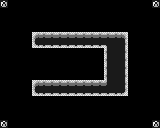

A 2D game scene composited from a Tiled map and its tileset images. What follows is a short description and the map's XML, with every tile layer's data as written:
An orthogonal 20x16 tile map with 8x8 px tiles, 3 tile layers (Background, Collision, Overlap).

<map version="1.0" orientation="orthogonal" renderorder="right-down" width="20" height="16" tilewidth="8" tileheight="8" nextobjectid="1">
 <tileset firstgid="1" name="char_sheet" tilewidth="8" tileheight="8" tilecount="1024">
  <image source="char_sheet.png" width="256" height="256" />
 </tileset>
 <layer name="Background" width="20" height="16">
  <data encoding="csv">
63,0,0,0,0,0,0,0,0,0,0,0,0,0,0,0,0,0,0,63,
0,0,0,0,0,0,0,0,0,0,0,0,0,0,0,0,0,0,0,0,
0,0,0,0,0,0,0,0,0,0,0,0,0,0,0,0,0,0,0,0,
0,0,0,0,0,0,0,0,0,0,0,0,0,0,0,0,0,0,0,0,
0,0,0,0,0,0,0,0,0,0,0,0,0,0,0,0,0,0,0,0,
0,0,0,0,0,0,0,0,0,0,0,0,0,0,0,0,0,0,0,0,
0,0,0,0,0,0,0,0,0,0,0,0,0,0,0,0,0,0,0,0,
0,0,0,0,0,0,0,0,0,0,0,0,0,0,0,0,0,0,0,0,
0,0,0,0,0,0,0,0,0,0,0,0,0,0,0,0,0,0,0,0,
0,0,0,0,0,0,0,0,0,0,0,0,0,0,0,0,0,0,0,0,
0,0,0,0,0,0,0,0,0,0,0,0,0,0,0,0,0,0,0,0,
0,0,0,0,0,0,0,0,0,0,0,0,0,0,0,0,0,0,0,0,
0,0,0,0,0,0,0,0,0,0,0,0,0,0,0,0,0,0,0,0,
0,0,0,0,0,0,0,0,0,0,0,0,0,0,0,0,0,0,0,0,
0,0,0,0,0,0,0,0,0,0,0,0,0,0,0,0,0,0,0,0,
63,0,0,0,0,0,0,0,0,0,0,0,0,0,0,0,0,0,0,63
</data>
 </layer>
 <layer name="Collision" width="20" height="16">
  <data encoding="csv">
0,0,0,0,0,0,0,0,0,0,0,0,0,0,0,0,0,0,0,0,
0,0,0,0,0,0,0,0,0,0,0,0,0,0,0,0,0,0,0,0,
0,0,0,0,0,0,0,0,0,0,0,0,0,0,0,0,0,0,0,0,
0,0,0,0,0,0,0,0,0,0,0,0,0,0,0,0,0,0,0,0,
0,0,0,0,411,412,412,412,412,412,412,412,412,412,412,413,0,0,0,0,
0,0,0,0,475,476,476,476,476,476,476,476,476,348,444,445,0,0,0,0,
0,0,0,0,0,0,0,0,0,0,0,0,0,443,444,445,0,0,0,0,
0,0,0,0,0,0,0,0,0,0,0,0,0,443,444,445,0,0,0,0,
0,0,0,0,0,0,0,0,0,0,0,0,0,443,444,445,0,0,0,0,
0,0,0,0,0,0,0,0,0,0,0,0,0,443,444,445,0,0,0,0,
0,0,0,0,411,412,412,412,412,412,412,412,412,380,444,445,0,0,0,0,
0,0,0,0,475,476,476,476,476,476,476,476,476,476,476,477,0,0,0,0,
0,0,0,0,0,0,0,0,0,0,0,0,0,0,0,0,0,0,0,0,
0,0,0,0,0,0,0,0,0,0,0,0,0,0,0,0,0,0,0,0,
0,0,0,0,0,0,0,0,0,0,0,0,0,0,0,0,0,0,0,0,
0,0,0,0,0,0,0,0,0,0,0,0,0,0,0,0,0,0,0,0
</data>
 </layer>
 <layer name="Overlap" width="20" height="16">
  <data encoding="csv">
0,0,0,0,0,0,0,0,0,0,0,0,0,0,0,0,0,0,0,0,
0,0,0,0,0,0,0,0,0,0,0,0,0,0,0,0,0,0,0,0,
0,0,0,0,0,0,0,0,0,0,0,0,0,0,0,0,0,0,0,0,
0,0,0,0,0,0,0,0,0,0,0,0,0,0,0,0,0,0,0,0,
0,0,0,0,0,0,0,0,0,0,0,0,0,0,0,0,0,0,0,0,
0,0,0,0,0,0,0,0,0,0,0,0,0,0,0,0,0,0,0,0,
0,0,0,0,0,0,0,0,0,0,0,0,0,0,0,0,0,0,0,0,
0,0,0,0,0,0,0,0,0,0,0,0,0,0,0,0,0,0,0,0,
0,0,0,0,0,0,0,0,0,0,0,0,0,0,0,0,0,0,0,0,
0,0,0,0,0,0,0,0,0,0,0,0,0,0,0,0,0,0,0,0,
0,0,0,0,0,0,0,0,0,0,0,0,0,0,0,0,0,0,0,0,
0,0,0,0,0,0,0,0,0,0,0,0,0,0,0,0,0,0,0,0,
0,0,0,0,0,0,0,0,0,0,0,0,0,0,0,0,0,0,0,0,
0,0,0,0,0,0,0,0,0,0,0,0,0,0,0,0,0,0,0,0,
0,0,0,0,0,0,0,0,0,0,0,0,0,0,0,0,0,0,0,0,
0,0,0,0,0,0,0,0,0,0,0,0,0,0,0,0,0,0,0,0
</data>
 </layer>
</map>
